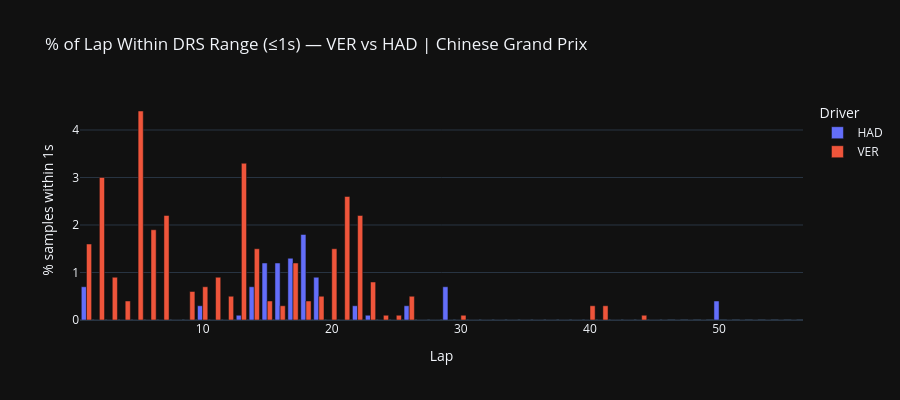

This figure's notebook cell:
### Code cell
# ── 5.2 Laps spent within DRS range — full race ───────────────────────────────
# For each lap, what % of samples was the driver within 1s of the car ahead?
# High % = in a DRS train or pressuring for an overtake.
drs_range = con.execute(f"""
    SELECT
        abbreviation,
        lap_number,
        ROUND(
            100.0 * SUM(CASE
                WHEN distance_to_driver_ahead > 0
                 AND distance_to_driver_ahead <= 1.0 THEN 1
                ELSE 0
            END) / COUNT(*),
            1
        ) AS pct_within_drs_range
    FROM staging.stg_fastf1_telemetry
    WHERE season      = {SEASON}
      AND round       = {ROUND}
      AND abbreviation IN ('{DRIVER_A}', '{DRIVER_B}')
    GROUP BY abbreviation, lap_number
    ORDER BY abbreviation, lap_number
""").df()

fig = px.bar(
    drs_range,
    x="lap_number",
    y="pct_within_drs_range",
    color="abbreviation",
    barmode="group",
    title=f"% of Lap Within DRS Range (≤1s) — {DRIVER_A} vs {DRIVER_B} | {round_name}",
    labels={
        "lap_number": "Lap",
        "pct_within_drs_range": "% samples within 1s",
        "abbreviation": "Driver",
    },
    template=PLOTLY_TEMPLATE,
)
fig.update_layout(height=400)
fig.show()

### Figure 1 — Plotly figure (JSON) as saved in the notebook; plotly's stock layout.template omitted (floating-point values rounded to 4 significant figures)
{"data": [{"alignmentgroup": "True", "hovertemplate": "Driver=HAD<br>Lap=%{x}<br>% samples within 1s=%{y}<extra></extra>", "legendgroup": "HAD", "marker": {"color": "#636efa", "pattern": {"shape": ""}}, "name": "HAD", "offsetgroup": "HAD", "orientation": "v", "showlegend": true, "textposition": "auto", "type": "bar", "x": [1, 2, 3, 4, 5, 6, 7, 8, 9, 10, 11, 12, 13, 14, 15, 16, 17, 18, 19, 20, 21, 22, 23, 24, 25, 26, 27, 28, 29, 30, 31, 32, 33, 34, 35, 36, 37, 38, 39, 40, 41, 42, 43, 44, 45, 46, 47, 48, 49, 50, 51, 52, 53, 54, 55, 56], "xaxis": "x", "y": [0.7, 0, 0, 0, 0, 0, 0, 0, 0, 0.3, 0, 0, 0.1, 0.7, 1.2, 1.2, 1.3, 1.8, 0.9, 0, 0, 0.3, 0.1, 0, 0, 0.3, 0, 0, 0.7, 0, 0, 0, 0, 0, 0, 0, 0, 0, 0, 0, 0, 0, 0, 0, 0, 0, 0, 0, 0, 0.4, 0, 0, 0, 0, 0, 0], "yaxis": "y"}, {"alignmentgroup": "True", "hovertemplate": "Driver=VER<br>Lap=%{x}<br>% samples within 1s=%{y}<extra></extra>", "legendgroup": "VER", "marker": {"color": "#EF553B", "pattern": {"shape": ""}}, "name": "VER", "offsetgroup": "VER", "orientation": "v", "showlegend": true, "textposition": "auto", "type": "bar", "x": [1, 2, 3, 4, 5, 6, 7, 8, 9, 10, 11, 12, 13, 14, 15, 16, 17, 18, 19, 20, 21, 22, 23, 24, 25, 26, 27, 28, 29, 30, 31, 32, 33, 34, 35, 36, 37, 38, 39, 40, 41, 42, 43, 44, 45], "xaxis": "x", "y": [1.6, 3, 0.9, 0.4, 4.4, 1.9, 2.2, 0, 0.6, 0.7, 0.9, 0.5, 3.3, 1.5, 0.4, 0.3, 1.2, 0.4, 0.5, 1.5, 2.6, 2.2, 0.8, 0.1, 0.1, 0.5, 0, 0, 0, 0.1, 0, 0, 0, 0, 0, 0, 0, 0, 0, 0.3, 0.3, 0, 0, 0.1, 0], "yaxis": "y"}], "layout": {"barmode": "group", "height": 400, "legend": {"title": {"text": "Driver"}, "tracegroupgap": 0}, "title": {"text": "% of Lap Within DRS Range (≤1s) — VER vs HAD | Chinese Grand Prix"}, "xaxis": {"anchor": "y", "domain": [0, 1], "title": {"text": "Lap"}}, "yaxis": {"anchor": "x", "domain": [0, 1], "title": {"text": "% samples within 1s"}}}}
